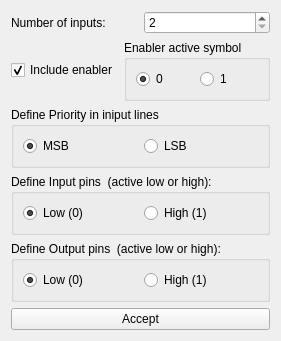
<?xml version="1.0" encoding="UTF-8"?>
<ui version="4.0">
 <class>Form</class>
 <widget class="QWidget" name="Form">
  <property name="geometry">
   <rect>
    <x>0</x>
    <y>0</y>
    <width>246</width>
    <height>295</height>
   </rect>
  </property>
  <property name="windowTitle">
   <string>Coder</string>
  </property>
  <layout class="QVBoxLayout" name="verticalLayout">
   <item>
    <layout class="QHBoxLayout" name="horizontalLayout">
     <item>
      <widget class="QLabel" name="label">
       <property name="text">
        <string>Number of inputs:</string>
       </property>
      </widget>
     </item>
     <item>
      <widget class="QSpinBox" name="numInput">
       <property name="minimum">
        <number>2</number>
       </property>
       <property name="maximum">
        <number>32768</number>
       </property>
      </widget>
     </item>
    </layout>
   </item>
   <item>
    <layout class="QHBoxLayout" name="horizontalLayout_6">
     <item>
      <widget class="QCheckBox" name="enabler">
       <property name="text">
        <string>Include enabler</string>
       </property>
       <property name="checked">
        <bool>true</bool>
       </property>
      </widget>
     </item>
     <item>
      <widget class="QGroupBox" name="groupBox">
       <property name="title">
        <string>Enabler active symbol</string>
       </property>
       <layout class="QHBoxLayout" name="horizontalLayout_3">
        <item>
         <widget class="QRadioButton" name="symb0">
          <property name="text">
           <string>0</string>
          </property>
          <property name="checked">
           <bool>true</bool>
          </property>
         </widget>
        </item>
        <item>
         <widget class="QRadioButton" name="symb1">
          <property name="text">
           <string>1</string>
          </property>
         </widget>
        </item>
       </layout>
      </widget>
     </item>
    </layout>
   </item>
   <item>
    <widget class="QGroupBox" name="groupBox_3">
     <property name="title">
      <string>Define Priority in iniput lines</string>
     </property>
     <property name="checkable">
      <bool>false</bool>
     </property>
     <layout class="QHBoxLayout" name="horizontalLayout_5">
      <item>
       <widget class="QRadioButton" name="msb">
        <property name="text">
         <string>MSB</string>
        </property>
        <property name="checked">
         <bool>true</bool>
        </property>
       </widget>
      </item>
      <item>
       <widget class="QRadioButton" name="lsb">
        <property name="text">
         <string>LSB</string>
        </property>
       </widget>
      </item>
     </layout>
    </widget>
   </item>
   <item>
    <widget class="QGroupBox" name="groupBox_4">
     <property name="title">
      <string>Define Input pins  (active low or high):</string>
     </property>
     <layout class="QHBoxLayout" name="horizontalLayout_4">
      <item>
       <widget class="QRadioButton" name="defIn0">
        <property name="text">
         <string>Low (0)</string>
        </property>
        <property name="checked">
         <bool>true</bool>
        </property>
       </widget>
      </item>
      <item>
       <widget class="QRadioButton" name="defIn1">
        <property name="text">
         <string>High (1)</string>
        </property>
       </widget>
      </item>
     </layout>
    </widget>
   </item>
   <item>
    <widget class="QGroupBox" name="groupBox_2">
     <property name="title">
      <string>Define Output pins  (active low or high):</string>
     </property>
     <layout class="QHBoxLayout" name="horizontalLayout_2">
      <item>
       <widget class="QRadioButton" name="defOut0">
        <property name="text">
         <string>Low (0)</string>
        </property>
        <property name="checked">
         <bool>true</bool>
        </property>
       </widget>
      </item>
      <item>
       <widget class="QRadioButton" name="defOut1">
        <property name="text">
         <string>High (1)</string>
        </property>
       </widget>
      </item>
     </layout>
    </widget>
   </item>
   <item>
    <widget class="QPushButton" name="acceptButton">
     <property name="text">
      <string>Accept</string>
     </property>
    </widget>
   </item>
  </layout>
 </widget>
 <resources/>
 <connections>
  <connection>
   <sender>enabler</sender>
   <signal>toggled(bool)</signal>
   <receiver>groupBox</receiver>
   <slot>setEnabled(bool)</slot>
   <hints>
    <hint type="sourcelabel">
     <x>79</x>
     <y>107</y>
    </hint>
    <hint type="destinationlabel">
     <x>195</x>
     <y>107</y>
    </hint>
   </hints>
  </connection>
 </connections>
</ui>
